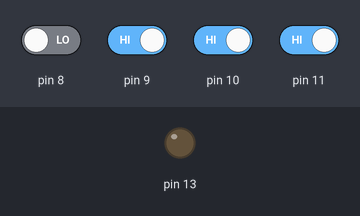
The sketch below on a simulated Arduino Uno, built with avr-gcc and run on an emulated ATmega328P. On the bench: output pins drawn as LEDs (lit = HIGH). Dashed ring = blinking. The test bench sets the inputs (shaded band); at power-on: pin 9–11 HIGH, pin 8 LOW.

Above: at 1.2 s.
1.3 s: pin 9 driven LOW and pin 11 driven LOW
At 2.4 s:
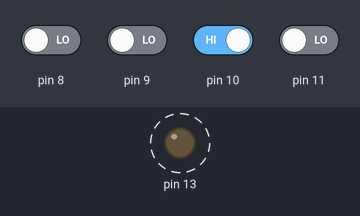
4.3 s: pin 8 driven HIGH
At 4.3 s:
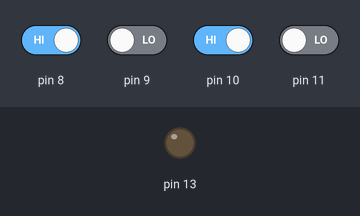
5.8 s: pin 10 driven LOW
At 5.9 s:
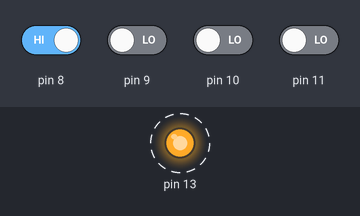
8.8 s: pin 10 driven HIGH
At 9.1 s:
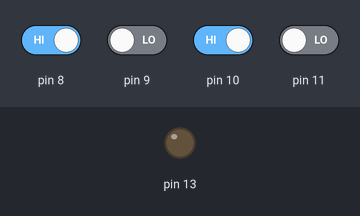
10.3 s: pin 8 driven LOW
At 10.9 s:
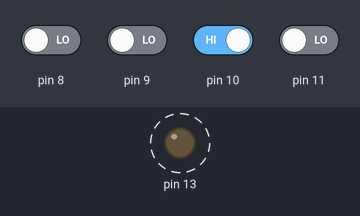
Timing chart, 0 to 14.3 s (numbered marks = the images above; inputs shaded):
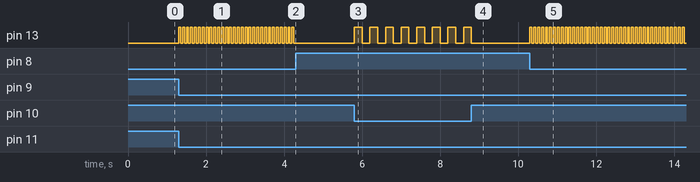

The sketch:

touch_pad.ino
```cpp
#include <Adafruit_GFX.h>
#include <gfxfont.h>

#include <Adafruit_NeoPixel.h>

int button1 = 0;         // variable for reading the pushbutton status
int button2 = 0;         // variable for reading the pushbutton status
int button3 = 0;         // variable for reading the pushbutton status
int button4 = 0;

void setup() {
  // put your setup code here, to run once:
  pinMode(8, INPUT);
   pinMode(9, INPUT);
   pinMode(10, INPUT);
   pinMode(11, INPUT);
   pinMode(13, OUTPUT);
}

void loop() {
  // put your main code here, to run repeatedly:
   button1 = digitalRead(8);
  button2 = digitalRead(9);
  button3 = digitalRead(10);
  button4 = digitalRead(11);

if(button1==HIGH & button2==LOW & button3==LOW & button4==LOW){
digitalWrite(13, HIGH);
delay(200);
digitalWrite(13, LOW);
delay(200);
}
if(button1==LOW & button2==HIGH & button3==LOW & button4==LOW){
digitalWrite(13, HIGH);
delay(100);
digitalWrite(13, LOW);
delay(100);
}
if(button1==LOW & button2==LOW & button3==HIGH & button4==LOW){
digitalWrite(13, HIGH);
delay(50);
digitalWrite(13, LOW);
delay(50);
}
if(button1==LOW & button2==LOW & button3==LOW & button4==HIGH){
digitalWrite(13, HIGH);
delay(25);
digitalWrite(13, LOW);
delay(25);

}
}
```

Measured:
- after the input at 1.3 s, pin 13: alternates HIGH for 0.05 s and LOW for 0.05 s, starting at once
- after the input at 4.3 s, pin 13: stops changing and stays LOW
- after the input at 5.8 s, pin 13: alternates HIGH for 0.20 s and LOW for 0.20 s, starting at once
- after the input at 8.8 s, pin 13: goes on until 8.8 s, then stays LOW
- after the input at 10.3 s, pin 13: alternates HIGH for 0.05 s and LOW for 0.05 s, starting at once
